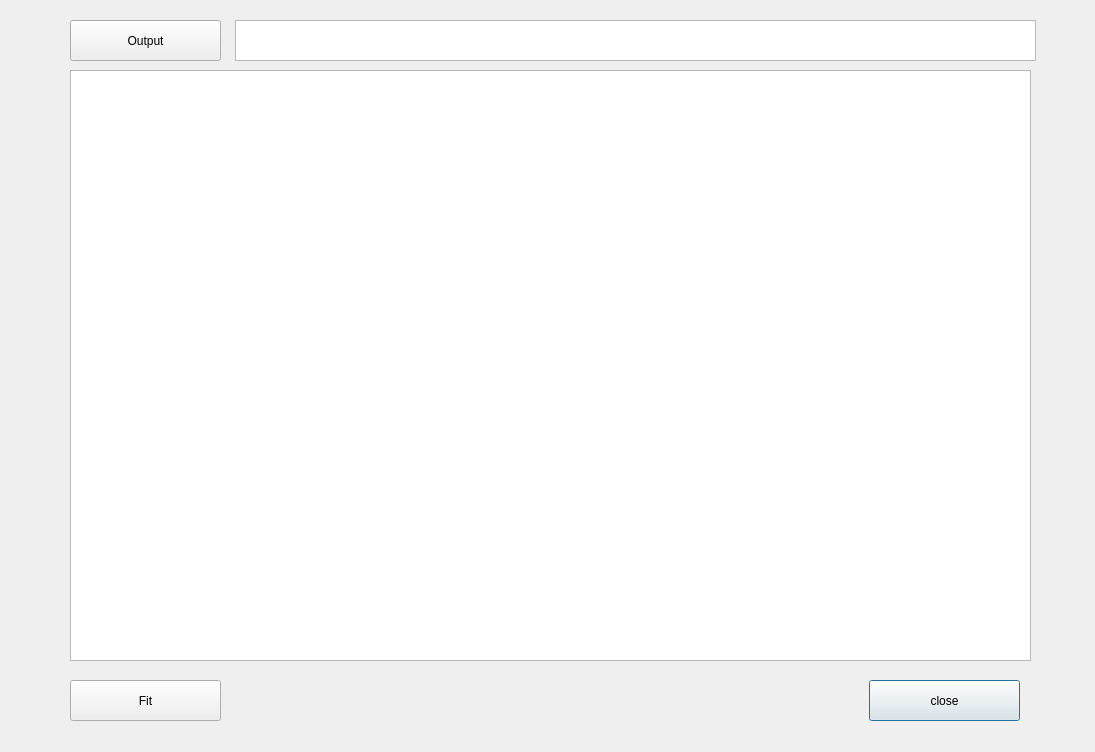
<?xml version="1.0" encoding="UTF-8"?>
<ui version="4.0">
 <class>Dialog</class>
 <widget class="QDialog" name="Dialog">
  <property name="geometry">
   <rect>
    <x>0</x>
    <y>0</y>
    <width>1095</width>
    <height>752</height>
   </rect>
  </property>
  <property name="windowTitle">
   <string>Dialog</string>
  </property>
  <widget class="QTableWidget" name="tableWidget">
   <property name="geometry">
    <rect>
     <x>70</x>
     <y>70</y>
     <width>961</width>
     <height>591</height>
    </rect>
   </property>
  </widget>
  <widget class="QPushButton" name="pushButton">
   <property name="geometry">
    <rect>
     <x>869</x>
     <y>680</y>
     <width>151</width>
     <height>41</height>
    </rect>
   </property>
   <property name="text">
    <string>close</string>
   </property>
  </widget>
  <widget class="QPushButton" name="pushButton_3">
   <property name="geometry">
    <rect>
     <x>70</x>
     <y>680</y>
     <width>151</width>
     <height>41</height>
    </rect>
   </property>
   <property name="text">
    <string>Fit</string>
   </property>
  </widget>
  <widget class="QTextBrowser" name="textBrowser">
   <property name="geometry">
    <rect>
     <x>235</x>
     <y>20</y>
     <width>801</width>
     <height>41</height>
    </rect>
   </property>
  </widget>
  <widget class="QPushButton" name="pushButton_2">
   <property name="geometry">
    <rect>
     <x>70</x>
     <y>20</y>
     <width>151</width>
     <height>41</height>
    </rect>
   </property>
   <property name="text">
    <string>Output</string>
   </property>
  </widget>
 </widget>
 <resources/>
 <connections/>
</ui>
